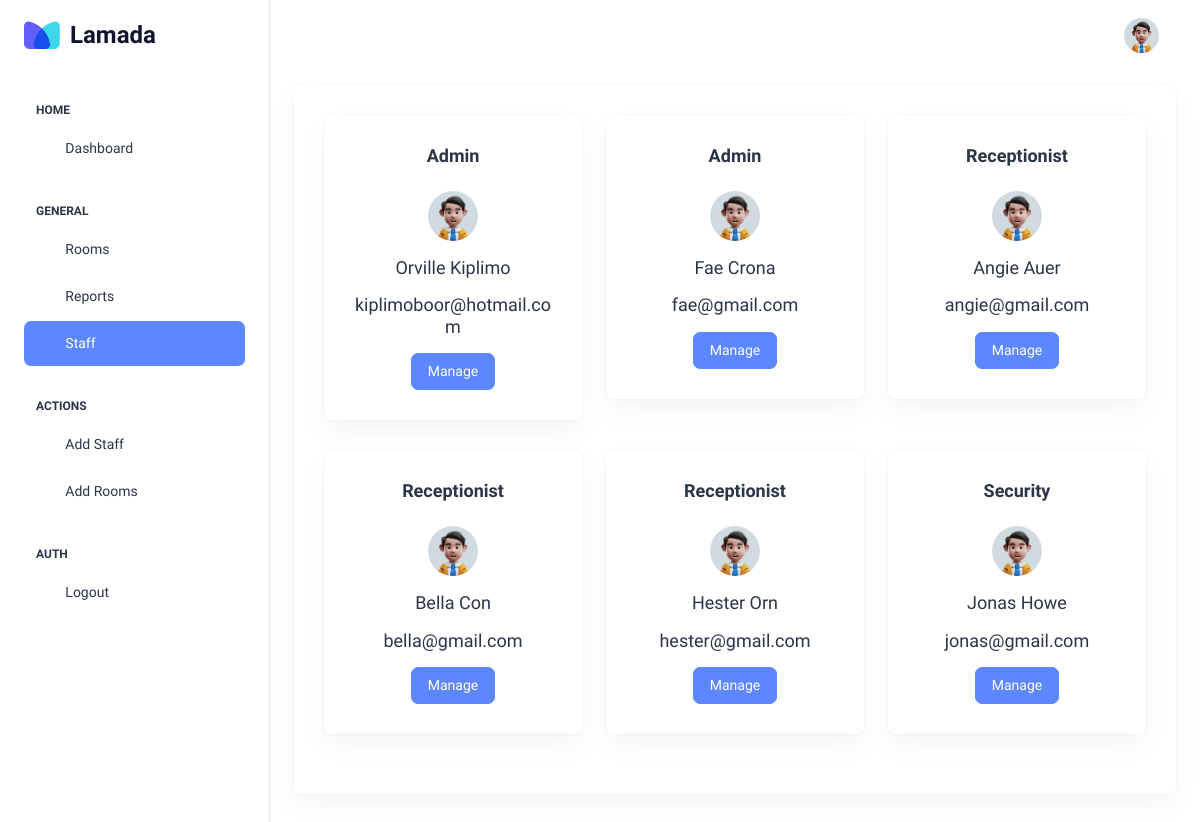
/staff (signed in), run on an earlier commit of the app's database.
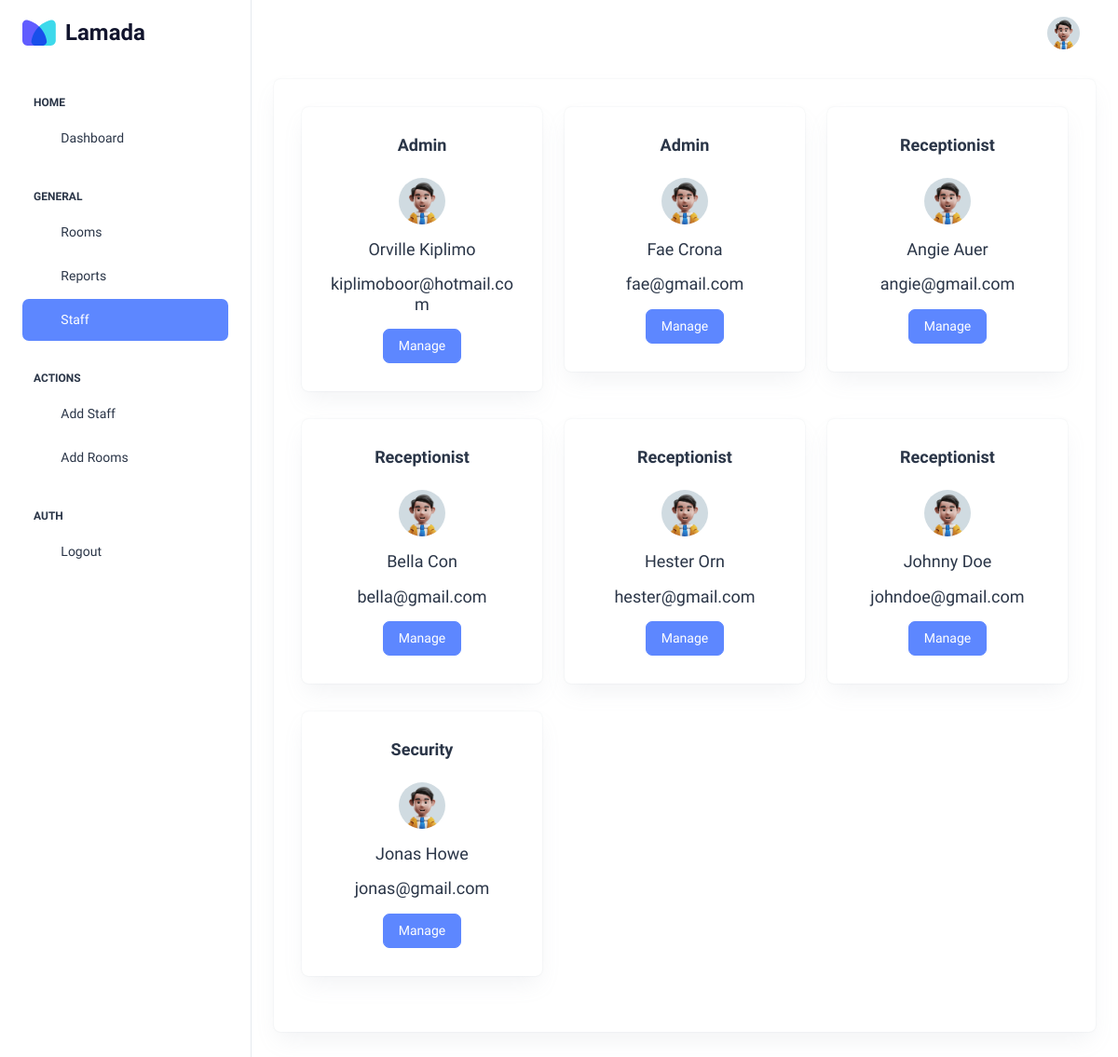
And on a later commit of the database.
### tables this page shows
CREATE TABLE 'users' (
    'id' INTEGER PRIMARY KEY AUTOINCREMENT,
    'email' VARCHAR(50) NOT NULL,
    'first_name' CHAR(50),
    'last_name' CHAR(50),
    'role' CHAR(50),
    'password' VARCHAR
);

### app.py (the view)
@app.route("/staff", methods=["GET", "POST"])
@login_required
def staff():
    rows = db.execute(
        "SELECT id, first_name, last_name, email, role FROM users ORDER BY role"
    )
    return render_template("staff.html", employees=rows)

### app.py (called while the page is built)
@app.after_request
def after_request(response):
    response.headers["Cache-Control"] = "no-cache, no-store, must-revalidate"
    response.headers["Expires"] = 0
    response.headers["Pragma"] = "no-cache"
    return response

@app.context_processor
def user_details():
    if request.path == "/login":
        return {}
    row = db.execute(
        "SELECT first_name, last_name, role FROM users WHERE id = ?", session["user_id"]
    )
    return dict(user=row[0])

### helpers.py (called while the page is built)
def login_required(f):
    @wraps(f)
    def decorated_function(*args, **kwargs):
        if session.get("user_id") is None:
            return redirect("/login")
        return f(*args, **kwargs)
    return decorated_function

### templates/staff.html (shortened to what this page needs)
<!DOCTYPE html>
<html lang="en">
  <head>
    <link
      rel="stylesheet"
      href="https://cdn.jsdelivr.net/npm/bootstrap@4.0.0/dist/css/bootstrap.min.css"
    />
    <link
      rel="stylesheet"
      href="https://cdn.jsdelivr.net/npm/intl-tel-input@18.1.1/build/css/intlTelInput.css"
    />
    <link rel="stylesheet" href="../static/css/styles.min.css" />
  </head>
  <body>
    <div
      class="page-wrapper"
      id="main-wrapper"
      data-layout="vertical"
      data-navbarbg="skin6"
      data-sidebartype="full"
      data-sidebar-position="fixed"
      data-header-position="fixed"
    >
      <aside class="left-sidebar">
        <div>
          <div
            class="brand-logo d-flex align-items-center justify-content-between"
          >
            <a
              href="/"
              class="text-nowrap logo-img"
              style="display: flex; align-items: center"
            >
              <img src="../static/images/icon.svg" width="36" alt="" />
              <span
                style="
                  font-weight: 700;
                  font-size: 24px;
                  color: #11142d;
                  padding-left: 10px;
                "
                >Lamada</span
              >
            </a>
          </div>
          <nav class="sidebar-nav scroll-sidebar" data-simplebar="">
            <ul id="sidebarnav">
              <li class="nav-small-cap">
                <span class="hide-menu">Home</span>
              </li>
              <li class="sidebar-item">
                <a class="sidebar-link" href="/" aria-expanded="false">
                  <span>
                    <i class="ti ti-layout-dashboard"></i>
                  </span>
                  <span class="hide-menu">Dashboard</span>
                </a>
              </li>
              <li class="nav-small-cap">
                <span class="hide-menu">GENERAL</span>
              </li>
              <li class="sidebar-item">
                <a class="sidebar-link" href="/rooms" aria-expanded="false">
                  <span>
                    <i class="ti ti-bed"></i>
                  </span>
                  <span class="hide-menu">Rooms</span>
                </a>
              </li>
              <li class="sidebar-item">
                <a class="sidebar-link" href="/history" aria-expanded="false">
                  <span>
                    <i class="ti ti-file"></i>
                  </span>
                  <span class="hide-menu">Reports</span>
                </a>
              </li>
              <li class="sidebar-item">
                <a class="sidebar-link" href="/staff" aria-expanded="false">
                  <span>
                    <i class="ti ti-user"></i>
                  </span>
                  <span class="hide-menu">Staff</span>
                </a>
              </li>
              <li class="nav-small-cap">
                <span class="hide-menu">ACTIONS</span>
              </li>
              <li class="sidebar-item">
                <a
                  class="sidebar-link"
                  href="/register-employee"
                  aria-expanded="false"
                >
                  <span>
                    <i class="ti ti-user-plus"></i>
                  </span>
                  <span class="hide-menu">Add Staff</span>
                </a>
              </li>
              <li class="sidebar-item">
                <a
                  class="sidebar-link"
                  href="/register-room"
                  aria-expanded="false"
                >
                  <span>
                    <i class="ti ti-user-plus"></i>
                  </span>
                  <span class="hide-menu">Add Rooms</span>
                </a>
              </li>
              <li class="nav-small-cap">
                <span class="hide-menu">AUTH</span>
              </li>
              <li class="sidebar-item">
                <a class="sidebar-link" href="/logout" aria-expanded="false">
                  <span>
                    <i class="ti ti-login"></i>
                  </span>
                  <span class="hide-menu">Logout</span>
                </a>
              </li>
            </ul>
          </nav>
        </div>
      </aside>
      <div class="body-wrapper">
        <header class="app-header">
          <nav class="navbar navbar-expand-lg navbar-light">
            <div
              class="navbar-collapse justify-content-end px-0"
              id="navbarNav"
            >
              <ul
                class="navbar-nav flex-row ms-auto align-items-center justify-content-end"
              >
                <li class="nav-item dropdown">
                  <a
                    class="nav-link nav-icon-hover"
                    href="javascript:void(0)"
                    id="drop2"
                    data-bs-toggle="dropdown"
                    aria-expanded="false"
                  >
                    <img
                      src="../static/images/user.jpg"
                      alt=""
                      width="35"
                      height="35"
                      class="rounded-circle"
                    />
                  </a>
                </li>
              </ul>
            </div>
          </nav>
        </header>
        <div class="container-fluid">
          <div class="card">
            <div class="card-body">
              <div class="row">
                {% for employee in employees%}
                <div class="employee col-md-4">
                  <div class="card">
                    <div class="card-body text-center">
                      <h5 class="card-title fw-semibold mb-4 role">
                        {{employee['role'].capitalize()}}
                      </h5>
                      <img
                        src="../static/images/user.jpg"
                        alt=""
                        height="50"
                        class="rounded-circle"
                      />
                      <h5 class="card-title mt-3 mb-3 name">
                        {{(employee['first_name'] +" "+
                        employee['last_name']).title()}}
                      </h5>
                      <h5 class="card-title mt-3 mb-3 email">
                        {{employee['email']}}
                      </h5>
                      <button
                        type="button"
                        class="btn btn-primary"
                        data-toggle="modal"
                        data-target="#updateEmployee"
                      >
                        Manage
                      </button>
                    </div>
                  </div>
                </div>
                {%endfor%}
              </div>
            </div>
          </div>
        </div>
      </div>
    </div>
  </body>
</html>

What changed in the data, as far as the page shows it:
added users: role "Receptionist", first_name+last_name "Johnny Doe", email "johndoe@gmail.com"
